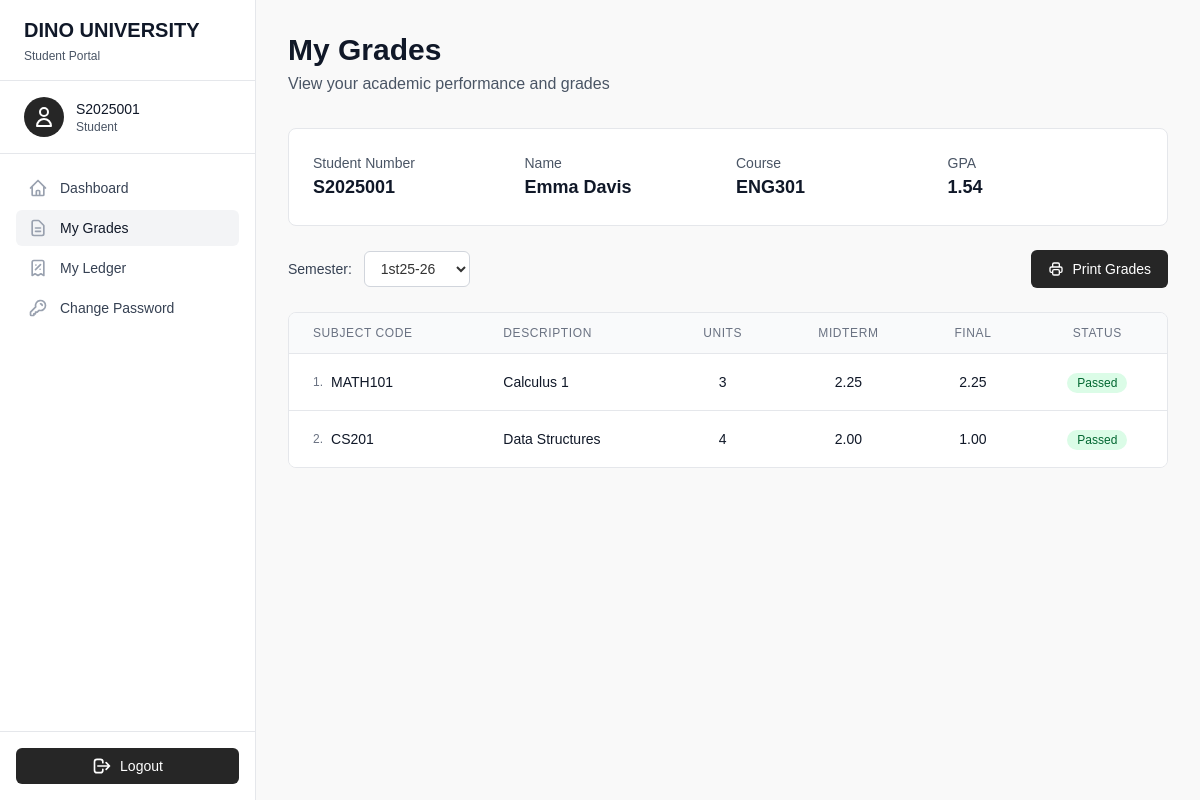
/student/grades.php (signed in), run on the app's committed database.
### tables this page shows
CREATE TABLE IF NOT EXISTS `students` (
  `student_id` int NOT NULL AUTO_INCREMENT,
  `student_number` varchar(50) NOT NULL DEFAULT '0',
  `name` varchar(100) NOT NULL DEFAULT '0',
  `gender` varchar(10) NOT NULL DEFAULT 'Male',
  `course_id` int NOT NULL DEFAULT '0',
  PRIMARY KEY (`student_id`),
  KEY `FK_students_courses` (`course_id`),
  CONSTRAINT `FK_students_courses` FOREIGN KEY (`course_id`) REFERENCES `courses` (`course_id`) ON DELETE CASCADE ON UPDATE CASCADE
);

CREATE TABLE IF NOT EXISTS `courses` (
  `course_id` int NOT NULL AUTO_INCREMENT,
  `code` varchar(50) DEFAULT NULL,
  `name` varchar(100) DEFAULT NULL,
  PRIMARY KEY (`course_id`)
);

CREATE TABLE IF NOT EXISTS `subjects` (
  `id` int NOT NULL AUTO_INCREMENT,
  `code` varchar(50) DEFAULT NULL,
  `description` text,
  `days` varchar(50) DEFAULT NULL,
  `time` varchar(50) DEFAULT NULL,
  `room_id` int DEFAULT NULL,
  `teacher_id` int DEFAULT NULL,
  `price_unit` int DEFAULT NULL,
  `units` int DEFAULT NULL,
  PRIMARY KEY (`id`),
  KEY `FK_subjects_rooms` (`room_id`),
  KEY `FK_subjects_teachers` (`teacher_id`),
  CONSTRAINT `FK_subjects_rooms` FOREIGN KEY (`room_id`) REFERENCES `rooms` (`id`) ON DELETE CASCADE ON UPDATE CASCADE,
  CONSTRAINT `FK_subjects_teachers` FOREIGN KEY (`teacher_id`) REFERENCES `teachers` (`id`) ON DELETE CASCADE ON UPDATE CASCADE
);

CREATE TABLE IF NOT EXISTS `student_subjects` (
  `id` int NOT NULL AUTO_INCREMENT,
  `subject_id` int DEFAULT NULL,
  `student_id` int DEFAULT NULL,
  `semester_id` int DEFAULT NULL,
  `midterm_grade` decimal(20,6) DEFAULT NULL,
  `final_course_grade` decimal(20,6) DEFAULT NULL,
  PRIMARY KEY (`id`),
  KEY `FK_student_subjects_semesters` (`semester_id`),
  KEY `FK_student_subjects_students` (`student_id`),
  KEY `FK_student_subjects_subjects` (`subject_id`),
  CONSTRAINT `FK_student_subjects_semesters` FOREIGN KEY (`semester_id`) REFERENCES `semesters` (`id`) ON DELETE CASCADE ON UPDATE CASCADE,
  CONSTRAINT `FK_student_subjects_students` FOREIGN KEY (`student_id`) REFERENCES `students` (`student_id`) ON DELETE CASCADE ON UPDATE CASCADE,
  CONSTRAINT `FK_student_subjects_subjects` FOREIGN KEY (`subject_id`) REFERENCES `subjects` (`id`) ON DELETE CASCADE ON UPDATE CASCADE
);

### student/grades.php (the view, shortened to what this page needs)
<?php
require('../partials/head.php');
$user = $_SESSION['user'];
$stmt = $connection->prepare("
select s.student_id, s.student_number, s.name as student_name, c.code as course_name
from students s
left join courses c on s.course_id = c.course_id
where s.student_number = ?;
");
$stmt->execute([$user['name']]);
$student = $stmt->fetch();
$stmt = $connection->prepare("select * from semesters order by id");
$stmt->execute();
$semesters = $stmt->fetchAll();
$current_semester = $_GET['semester'] ?? ($semesters[0]['code'] ?? '1st25-26');
$stmt = $connection->prepare("
select sub.id, sub.code, sub.description, sub.days, sem.code as semester_code, sub.time, r.name as room_name, t.name as teacher_name, sub.price_unit, sub.units, ss.midterm_grade, ss.final_course_grade
from students s
join student_subjects ss on ss.student_id = s.student_id
join subjects sub on ss.subject_id = sub.id
join semesters sem on ss.semester_id = sem.id
join rooms r on r.id = sub.room_id
join teachers t on t.id = sub.teacher_id
where s.student_number = ? and sem.code = ?;
");
$stmt->execute([$user['name'], $current_semester]);
$student_subjects = $stmt->fetchAll();
$total_points = 0;
$total_units = 0;
foreach ($student_subjects as $subject) {
    if ($subject['final_course_grade'] > 0) {
        $total_points += $subject['final_course_grade'] * $subject['units'];
        $total_units += $subject['units'];
    }
}
$gpa = $total_units > 0 ? number_format($total_points / $total_units, 2) : '0.00';
?>
<body class="min-h-screen bg-gray-50" x-data="{ sidebarOpen: false }">
    <?php require('../partials/student_sidebar.php'); ?>
    <div class="flex-1 lg:ml-64">
        <main class="pt-16 lg:pt-0">
            <div class="py-8 px-4 sm:px-6 lg:px-8">
                <div class="mb-8">
                    <h1 class="text-3xl font-extrabold text-gray-900">My Grades</h1>
                    <p class="mt-1 text-gray-600">View your academic performance and grades</p>
                </div>
                <div class="bg-white rounded-lg border border-gray-200 p-6 mb-6">
                    <div class="grid grid-cols-1 md:grid-cols-2 lg:grid-cols-4 gap-4">
                        <div>
                            <p class="text-sm font-medium text-gray-600">Student Number</p>
                            <p class="text-lg font-semibold text-gray-900"><?= $student['student_number'] ?></p>
                        </div>
                        <div>
                            <p class="text-sm font-medium text-gray-600">Name</p>
                            <p class="text-lg font-semibold text-gray-900"><?= $student['student_name'] ?></p>
                        </div>
                        <div>
                            <p class="text-sm font-medium text-gray-600">Course</p>
                            <p class="text-lg font-semibold text-gray-900"><?= $student['course_name'] ?></p>
                        </div>
                        <div>
                            <p class="text-sm font-medium text-gray-600">GPA</p>
                            <p class="text-lg font-semibold text-gray-900"><?= $gpa ?></p>
                        </div>
                    </div>
                </div>
                <div class="flex flex-col sm:flex-row justify-between items-start sm:items-center gap-4 mb-6">
                    <div class="flex items-center gap-3">
                        <label for="semester_select" class="text-sm font-medium text-gray-700">Semester:</label>
                        <select name="semester" id="semester_select" onchange="changeSemester(this.value)"
                            class="px-3 py-2 border border-gray-300 rounded-md text-sm focus:outline-none focus:ring-2 focus:ring-neutral-800 focus:border-neutral-800 bg-white">
                            <?php foreach ($semesters as $semester) : ?>
                                <option value="<?= $semester['code'] ?>"
                                    <?= $semester['code'] === $current_semester ? 'selected' : '' ?>>
                                    <?= $semester['code'] ?>
                                </option>
                            <?php endforeach; ?>
                        </select>
                    </div>
                    <a target="_blank"
                        class="inline-flex items-center px-4 py-2 border border-transparent text-sm font-medium rounded-md text-white bg-neutral-800 hover:bg-neutral-900 focus:outline-none focus:ring-2 focus:ring-offset-2 focus:ring-neutral-800 transition-colors"
                        href="../grades/print.php?semester=<?= $current_semester ?>&student=<?= $student['student_number'] ?>">
                        Print Grades
                    </a>
                </div>
                <div class="bg-white rounded-lg border border-gray-200 overflow-hidden">
                    <div class="overflow-x-auto">
                        <table class="min-w-full divide-y divide-gray-200">
                            <thead class="bg-gray-50">
                                <tr>
                                    <th class="px-6 py-3 text-left text-xs font-medium text-gray-500 uppercase tracking-wider">Subject Code</th>
                                    <th class="px-6 py-3 text-left text-xs font-medium text-gray-500 uppercase tracking-wider">Description</th>
                                    <th class="px-6 py-3 text-center text-xs font-medium text-gray-500 uppercase tracking-wider">Units</th>
                                    <th class="px-6 py-3 text-center text-xs font-medium text-gray-500 uppercase tracking-wider">Midterm</th>
                                    <th class="px-6 py-3 text-center text-xs font-medium text-gray-500 uppercase tracking-wider">Final</th>
                                    <th class="px-6 py-3 text-center text-xs font-medium text-gray-500 uppercase tracking-wider">Status</th>
                                </tr>
                            </thead>
                            <tbody class="bg-white divide-y divide-gray-200">
                                <?php if (empty($student_subjects)) : ?>
                                    <tr>
                                        <td colspan="6" class="px-6 py-12 text-center">
                                            <svg class="mx-auto h-12 w-12 text-gray-400" fill="none" stroke="currentColor" viewBox="0 0 24 24">
                                                <path stroke-linecap="round" stroke-linejoin="round" stroke-width="2" d="M9 12h6m-6 4h6m2 5H7a2 2 0 01-2-2V5a2 2 0 012-2h5.586a1 1 0 01.707.293l5.414 5.414a1 1 0 01.293.707V19a2 2 0 01-2 2z"></path>
                                            </svg>
                                            <p class="mt-2 text-sm text-gray-500">No subjects enrolled for this semester.</p>
                                        </td>
                                    </tr>
                                <?php else : ?>
                                    <?php foreach ($student_subjects as $key => $subject) : ?>
                                        <tr class="hover:bg-gray-50 transition-colors">
                                            <td class="px-6 py-4 whitespace-nowrap">
                                                <div class="flex items-center">
                                                    <span class="text-xs text-gray-500 mr-2"><?= $key + 1 ?>.</span>
                                                    <span class="text-sm font-medium text-gray-900"><?= $subject['code'] ?? '' ?></span>
                                                </div>
                                            </td>
                                            <td class="px-6 py-4">
                                                <div class="text-sm text-gray-900"><?= $subject['description'] ?? '' ?></div>
                                            </td>
                                            <td class="px-6 py-4 whitespace-nowrap text-center">
                                                <span class="text-sm text-gray-900"><?= $subject['units'] ?? '' ?></span>
                                            </td>
                                            <td class="px-6 py-4 whitespace-nowrap text-center">
                                                <span class="text-sm font-medium text-gray-900">
                                                    <?= $subject['midterm_grade'] != '0.00' ? number_format((float)$subject['midterm_grade'], 2) : '-' ?>
                                                </span>
                                            </td>
                                            <td class="px-6 py-4 whitespace-nowrap text-center">
                                                <span class="text-sm font-medium text-gray-900">
                                                    <?= $subject['final_course_grade'] != '0.00' ? number_format((float)$subject['final_course_grade'], 2) : '-' ?>
                                                </span>
                                            </td>
                                            <td class="px-6 py-4 whitespace-nowrap text-center">
                                                <?php
                                                $final_grade = (float)$subject['final_course_grade'];
                                                if ($final_grade >= 1.0 && $final_grade <= 3.0) {
                                                    echo '<span class="inline-flex items-center px-2.5 py-0.5 rounded-full text-xs font-medium bg-green-100 text-green-800">Passed</span>';
                                                } elseif ($final_grade > 3.0) {
                                                    echo '<span class="inline-flex items-center px-2.5 py-0.5 rounded-full text-xs font-medium bg-red-100 text-red-800">Failed</span>';
                                                } else {
                                                    echo '<span class="inline-flex items-center px-2.5 py-0.5 rounded-full text-xs font-medium bg-gray-100 text-gray-800">Pending</span>';
                                                }
                                                ?>
                                            </td>
                                        </tr>
                                    <?php endforeach; ?>
                                <?php endif; ?>
                            </tbody>
                        </table>
                    </div>
                </div>
            </div>
        </main>
    </div>
</body>
<?php
require('../partials/footer.php')
?>

### partials/head.php (style rules this page uses)
html, body { height: 100%; margin: 0; padding: 0; font-family: sans-serif; font-weight: 100; background-color: #f9f9f9; color: #333; box-sizing: border-box; }

### data on the page
students: student_number "S2025001", name "Emma Davis", course.code "ENG301"
subjects: code "MATH101", description "Calculus 1", units "3", student_subjects.midterm_grade "2.25", student_subjects.final_course_grade "2.25"
subjects: code "CS201", description "Data Structures", units "4", student_subjects.midterm_grade "2.00", student_subjects.final_course_grade "1.00"

### other printed values
$_SESSION['user']['name'] "S2025001"
$gpa "1.54"
form field semester "1st25-26"
